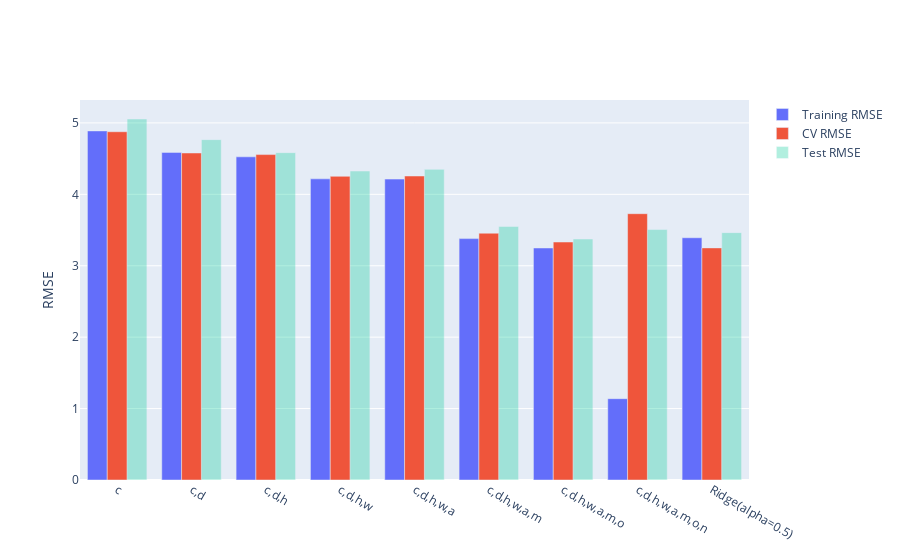

Notebook source saved alongside this figure:
### Code cell
ridge_model.fit(tr, tr['mpg'])
models["Ridge(alpha=0.5)"] = ridge_model
compare_models(models)

### Figure 1 — Plotly figure (JSON) as saved in the notebook; plotly's stock layout.template omitted (floating-point values rounded to 4 significant figures)
{"data": [{"name": "Training RMSE", "type": "bar", "x": ["c", "c,d", "c,d,h", "c,d,h,w", "c,d,h,w,a", "c,d,h,w,a,m", "c,d,h,w,a,m,o", "c,d,h,w,a,m,o,n", "Ridge(alpha=0.5)"], "y": [4.888, 4.588, 4.525, 4.217, 4.214, 3.38, 3.249, 1.139, 3.392]}, {"name": "CV RMSE", "type": "bar", "x": ["c", "c,d", "c,d,h", "c,d,h,w", "c,d,h,w,a", "c,d,h,w,a,m", "c,d,h,w,a,m,o", "c,d,h,w,a,m,o,n", "Ridge(alpha=0.5)"], "y": [4.877, 4.579, 4.557, 4.253, 4.257, 3.456, 3.332, 3.729, 3.25]}, {"name": "Test RMSE", "opacity": 0.3, "type": "bar", "x": ["c", "c,d", "c,d,h", "c,d,h,w", "c,d,h,w,a", "c,d,h,w,a,m", "c,d,h,w,a,m,o", "c,d,h,w,a,m,o,n", "Ridge(alpha=0.5)"], "y": [5.055, 4.766, 4.584, 4.326, 4.35, 3.551, 3.375, 3.507, 3.464]}], "layout": {"yaxis": {"title": {"text": "RMSE"}}}}
